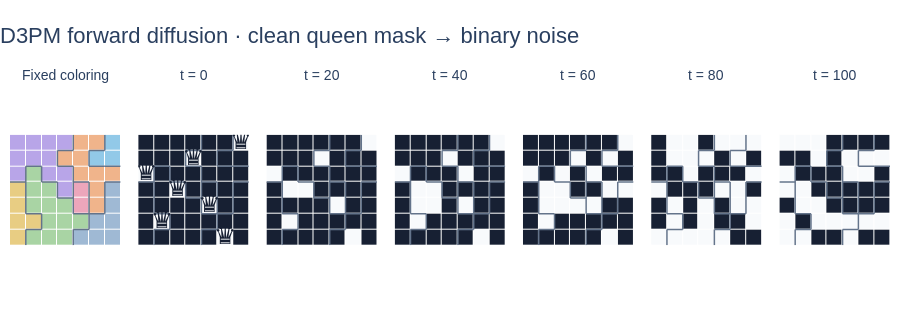

The cell this chart's notebook holds for it:
### Markdown cell above
## 2. Binary forward diffusion

Write the clean queen mask as $x_0 \in \{0,1\}^{7\times7}$ and the fixed
region map as $c$. **Only $x$ is noised; $c$ is never corrupted.**

Each forward step independently keeps a cell or replaces it with a fair bit:

$$
Q_t = \alpha_t I + (1-\alpha_t)U,\qquad
U=\tfrac12\mathbf{1}\mathbf{1}^{\mathsf T}.
$$

For $\bar\alpha_t=\prod_{s=1}^t\alpha_s$, the cumulative transition is

$$
\bar Q_t=\bar\alpha_t I+(1-\bar\alpha_t)U,\qquad
q(x_t^i\mid x_0^i)=\bar Q_t[x_0^i,x_t^i].
$$

Use a cosine schedule with $T=100$ and offset $s=0.008$:

$$
\bar\alpha_t =
\frac{\cos^2\!\left(\frac{t/T+s}{1+s}\frac{\pi}{2}\right)}
     {\cos^2\!\left(\frac{s}{1+s}\frac{\pi}{2}\right)},\qquad
\bar\alpha_0=1,\quad \bar\alpha_T=0.
$$

The terminal state is **exactly independent Bernoulli(1/2) noise**.
Training draws any $x_t$ directly from $\bar Q_t$; the visualization below
follows the actual Markov chain using successive $Q_t$ transitions.
Dark cells are 0 and light cells are 1. The first panel shows the unchanged
coloring supplied to the network.

### Code cell
DIFFUSION_CONFIG = dict(steps=DIFFUSION_STEPS, cosine_offset=0.008)


def make_diffusion(config, device):
    steps = int(config["steps"])
    offset = float(config["cosine_offset"])
    if steps < 1 or offset < 0:
        raise ValueError("Use a positive step count and a nonnegative cosine offset.")
    times = torch.linspace(0, 1, steps + 1, dtype=torch.float64)
    alpha_bar = torch.cos((times + offset) / (1 + offset) * torch.pi / 2).square()
    alpha_bar /= alpha_bar[0].clone()
    alpha_bar[0], alpha_bar[-1] = 1.0, 0.0
    retention = torch.ones_like(alpha_bar)
    retention[1:] = alpha_bar[1:] / alpha_bar[:-1]
    identity = torch.eye(NUM_CLASSES, dtype=torch.float64)
    uniform = torch.full_like(identity, 1.0 / NUM_CLASSES)
    transitions = (
        retention[:, None, None] * identity + (1 - retention[:, None, None]) * uniform
    )
    cumulative = (
        alpha_bar[:, None, None] * identity + (1 - alpha_bar[:, None, None]) * uniform
    )
    # Index order: [t, observed x_t, possible clean x_0, previous x_{t-1}].
    joint = torch.zeros(steps + 1, 2, 2, 2, dtype=torch.float64)
    for time in range(1, steps + 1):
        joint[time] = torch.einsum(
            "kj,ak->jak", transitions[time], cumulative[time - 1]
        )
    posterior = joint / joint.sum(dim=-1, keepdim=True).clamp_min(1e-30)
    return {
        "alpha_bar": alpha_bar.to(device=device, dtype=torch.float32),
        "retention": retention.to(device=device, dtype=torch.float32),
        "joint_log": joint.log().to(device=device, dtype=torch.float32),
        "posterior": posterior.to(device=device, dtype=torch.float32),
    }


diffusion = make_diffusion(DIFFUSION_CONFIG, DEVICE)


def q_sample(clean, timesteps, generator=None):
    alpha_bar = diffusion["alpha_bar"].to(clean.device)[timesteps]
    flip_probability = (1 - alpha_bar[:, None, None]) / 2
    flips = (
        torch.rand(clean.shape, device=clean.device, generator=generator)
        < flip_probability
    )
    return clean.long() ^ flips.long()


FORWARD_TIMESTEPS = tuple(
    sorted(set(np.rint(np.linspace(0, DIFFUSION_STEPS, 6)).astype(int)))
)
forward_index = int(splits["validation"][0])
forward_coloring = regions[forward_index]
forward_state = torch.as_tensor(
    queen_masks[forward_index], dtype=torch.long, device=DEVICE
)
forward_generator = torch.Generator(device=DEVICE).manual_seed(SEED + 101)
forward_snapshots = {0: forward_state.cpu().numpy().copy()}
for time in range(1, DIFFUSION_STEPS + 1):
    flip_probability = (1 - diffusion["retention"][time]) / 2
    flips = (
        torch.rand(forward_state.shape, device=DEVICE, generator=forward_generator)
        < flip_probability
    )
    forward_state = forward_state ^ flips.long()
    if time in FORWARD_TIMESTEPS:
        forward_snapshots[time] = forward_state.cpu().numpy().copy()
fig = make_subplots(
    rows=1,
    cols=len(FORWARD_TIMESTEPS) + 1,
    subplot_titles=["Fixed coloring"] + [f"t = {time}" for time in FORWARD_TIMESTEPS],
    horizontal_spacing=0.02,
)
add_board(fig, forward_coloring, forward_coloring, 1, 1)
for col, time in enumerate(FORWARD_TIMESTEPS, start=2):
    add_mask(fig, forward_snapshots[time], forward_coloring, 1, col, queens=time == 0)
style_boards(fig, "D3PM forward diffusion · clean queen mask → binary noise").show(
    config=PLOT_CONFIG
)

### Figure 1 — Plotly figure (JSON) as saved in the notebook; plotly's stock layout.template omitted (floating-point values rounded to 4 significant figures)
{"data": [{"colorscale": [[0, "#B8A5E8"], [0.125, "#B8A5E8"], [0.125, "#F0B48B"], [0.25, "#F0B48B"], [0.25, "#92C9E8"], [0.375, "#92C9E8"], [0.375, "#A9D4A4"], [0.5, "#A9D4A4"], [0.5, "#E8CD83"], [0.625, "#E8CD83"], [0.625, "#ECA6BB"], [0.75, "#ECA6BB"], [0.75, "#9FB9D4"], [0.875, "#9FB9D4"], [0.875, "#F1F3F5"], [1, "#F1F3F5"]], "customdata": [[0, 0, 0, 0, 1, 1, 2], [0, 0, 0, 1, 1, 2, 2], [0, 3, 0, 0, 1, 1, 1], [4, 3, 3, 0, 5, 1, 6], [4, 3, 3, 3, 5, 1, 6], [4, 4, 3, 3, 3, 6, 6], [4, 3, 3, 3, 6, 6, 6]], "hovertemplate": "row=%{y}, col=%{x}<br>region=%{customdata}<br>token=%{z}<extra></extra>", "showscale": false, "type": "heatmap", "xaxis": "x", "xgap": 1, "yaxis": "y", "ygap": 1, "z": [[0, 0, 0, 0, 1, 1, 2], [0, 0, 0, 1, 1, 2, 2], [0, 3, 0, 0, 1, 1, 1], [4, 3, 3, 0, 5, 1, 6], [4, 3, 3, 3, 5, 1, 6], [4, 4, 3, 3, 3, 6, 6], [4, 3, 3, 3, 6, 6, 6]], "zmax": 7.5, "zmin": -0.5}, {"hoverinfo": "skip", "line": {"color": "#64748B", "width": 1.5}, "mode": "lines", "showlegend": false, "type": "scatter", "x": [3.5, 3.5, null, 2.5, 3.5, null, 5.5, 5.5, null, 4.5, 5.5, null, 0.5, 1.5, null, 2.5, 2.5, null, 2.5, 3.5, null, 4.5, 4.5, null, 4.5, 5.5, null, 5.5, 6.5, null, 0.5, 0.5, null, -0.5, 0.5, null, 1.5, 1.5, null, 1.5, 2.5, null, 3.5, 3.5, null, 3.5, 4.5, null, 5.5, 6.5, null, 0.5, 0.5, null, 2.5, 2.5, null, 3.5, 3.5, null, 2.5, 3.5, null, 4.5, 4.5, null, 5.5, 5.5, null, 0.5, 0.5, null, 0.5, 1.5, null, 3.5, 3.5, null, 4.5, 4.5, null, 3.5, 4.5, null, 5.5, 5.5, null, 4.5, 5.5, null, 1.5, 1.5, null, 0.5, 1.5, null, 4.5, 4.5, null, 3.5, 4.5, null, 0.5, 0.5, null, 3.5, 3.5, null], "xaxis": "x", "y": [-0.5, 0.5, null, 0.5, 0.5, null, -0.5, 0.5, null, 0.5, 0.5, null, 1.5, 1.5, null, 0.5, 1.5, null, 1.5, 1.5, null, 0.5, 1.5, null, 1.5, 1.5, null, 1.5, 1.5, null, 1.5, 2.5, null, 2.5, 2.5, null, 1.5, 2.5, null, 2.5, 2.5, null, 1.5, 2.5, null, 2.5, 2.5, null, 2.5, 2.5, null, 2.5, 3.5, null, 2.5, 3.5, null, 2.5, 3.5, null, 3.5, 3.5, null, 2.5, 3.5, null, 2.5, 3.5, null, 3.5, 4.5, null, 4.5, 4.5, null, 3.5, 4.5, null, 3.5, 4.5, null, 4.5, 4.5, null, 3.5, 4.5, null, 4.5, 4.5, null, 4.5, 5.5, null, 5.5, 5.5, null, 4.5, 5.5, null, 5.5, 5.5, null, 5.5, 6.5, null, 5.5, 6.5, null], "yaxis": "y"}, {"colorscale": [[0, "#172033"], [0.5, "#172033"], [0.5, "#F8FAFC"], [1, "#F8FAFC"]], "customdata": [[0, 0, 0, 0, 1, 1, 2], [0, 0, 0, 1, 1, 2, 2], [0, 3, 0, 0, 1, 1, 1], [4, 3, 3, 0, 5, 1, 6], [4, 3, 3, 3, 5, 1, 6], [4, 4, 3, 3, 3, 6, 6], [4, 3, 3, 3, 6, 6, 6]], "hovertemplate": "row=%{y}, col=%{x}<br>region=%{customdata}<br>queen=%{z}<extra></extra>", "showscale": false, "type": "heatmap", "xaxis": "x2", "xgap": 1, "yaxis": "y2", "ygap": 1, "z": [[0, 0, 0, 0, 0, 0, 1], [0, 0, 0, 1, 0, 0, 0], [1, 0, 0, 0, 0, 0, 0], [0, 0, 1, 0, 0, 0, 0], [0, 0, 0, 0, 1, 0, 0], [0, 1, 0, 0, 0, 0, 0], [0, 0, 0, 0, 0, 1, 0]], "zmax": 1.5, "zmin": -0.5}, {"hoverinfo": "skip", "line": {"color": "#64748B", "width": 1.5}, "mode": "lines", "showlegend": false, "type": "scatter", "x": [3.5, 3.5, null, 2.5, 3.5, null, 5.5, 5.5, null, 4.5, 5.5, null, 0.5, 1.5, null, 2.5, 2.5, null, 2.5, 3.5, null, 4.5, 4.5, null, 4.5, 5.5, null, 5.5, 6.5, null, 0.5, 0.5, null, -0.5, 0.5, null, 1.5, 1.5, null, 1.5, 2.5, null, 3.5, 3.5, null, 3.5, 4.5, null, 5.5, 6.5, null, 0.5, 0.5, null, 2.5, 2.5, null, 3.5, 3.5, null, 2.5, 3.5, null, 4.5, 4.5, null, 5.5, 5.5, null, 0.5, 0.5, null, 0.5, 1.5, null, 3.5, 3.5, null, 4.5, 4.5, null, 3.5, 4.5, null, 5.5, 5.5, null, 4.5, 5.5, null, 1.5, 1.5, null, 0.5, 1.5, null, 4.5, 4.5, null, 3.5, 4.5, null, 0.5, 0.5, null, 3.5, 3.5, null], "xaxis": "x2", "y": [-0.5, 0.5, null, 0.5, 0.5, null, -0.5, 0.5, null, 0.5, 0.5, null, 1.5, 1.5, null, 0.5, 1.5, null, 1.5, 1.5, null, 0.5, 1.5, null, 1.5, 1.5, null, 1.5, 1.5, null, 1.5, 2.5, null, 2.5, 2.5, null, 1.5, 2.5, null, 2.5, 2.5, null, 1.5, 2.5, null, 2.5, 2.5, null, 2.5, 2.5, null, 2.5, 3.5, null, 2.5, 3.5, null, 2.5, 3.5, null, 3.5, 3.5, null, 2.5, 3.5, null, 2.5, 3.5, null, 3.5, 4.5, null, 4.5, 4.5, null, 3.5, 4.5, null, 3.5, 4.5, null, 4.5, 4.5, null, 3.5, 4.5, null, 4.5, 4.5, null, 4.5, 5.5, null, 5.5, 5.5, null, 4.5, 5.5, null, 5.5, 5.5, null, 5.5, 6.5, null, 5.5, 6.5, null], "yaxis": "y2"}, {"hoverinfo": "skip", "mode": "text", "showlegend": false, "text": ["♛", "♛", "♛", "♛", "♛", "♛", "♛"], "textfont": {"color": "#172033", "size": 25}, "type": "scatter", "x": [6, 3, 0, 2, 4, 1, 5], "xaxis": "x2", "y": [0, 1, 2, 3, 4, 5, 6], "yaxis": "y2"}, {"colorscale": [[0, "#172033"], [0.5, "#172033"], [0.5, "#F8FAFC"], [1, "#F8FAFC"]], "customdata": [[0, 0, 0, 0, 1, 1, 2], [0, 0, 0, 1, 1, 2, 2], [0, 3, 0, 0, 1, 1, 1], [4, 3, 3, 0, 5, 1, 6], [4, 3, 3, 3, 5, 1, 6], [4, 4, 3, 3, 3, 6, 6], [4, 3, 3, 3, 6, 6, 6]], "hovertemplate": "row=%{y}, col=%{x}<br>region=%{customdata}<br>queen=%{z}<extra></extra>", "showscale": false, "type": "heatmap", "xaxis": "x3", "xgap": 1, "yaxis": "y3", "ygap": 1, "z": [[0, 0, 0, 0, 0, 0, 1], [0, 0, 0, 1, 0, 0, 0], [1, 0, 0, 0, 0, 0, 0], [0, 1, 1, 0, 0, 0, 0], [0, 0, 0, 0, 1, 0, 0], [0, 1, 0, 0, 0, 0, 0], [0, 0, 0, 0, 0, 1, 0]], "zmax": 1.5, "zmin": -0.5}, {"hoverinfo": "skip", "line": {"color": "#64748B", "width": 1.5}, "mode": "lines", "showlegend": false, "type": "scatter", "x": [3.5, 3.5, null, 2.5, 3.5, null, 5.5, 5.5, null, 4.5, 5.5, null, 0.5, 1.5, null, 2.5, 2.5, null, 2.5, 3.5, null, 4.5, 4.5, null, 4.5, 5.5, null, 5.5, 6.5, null, 0.5, 0.5, null, -0.5, 0.5, null, 1.5, 1.5, null, 1.5, 2.5, null, 3.5, 3.5, null, 3.5, 4.5, null, 5.5, 6.5, null, 0.5, 0.5, null, 2.5, 2.5, null, 3.5, 3.5, null, 2.5, 3.5, null, 4.5, 4.5, null, 5.5, 5.5, null, 0.5, 0.5, null, 0.5, 1.5, null, 3.5, 3.5, null, 4.5, 4.5, null, 3.5, 4.5, null, 5.5, 5.5, null, 4.5, 5.5, null, 1.5, 1.5, null, 0.5, 1.5, null, 4.5, 4.5, null, 3.5, 4.5, null, 0.5, 0.5, null, 3.5, 3.5, null], "xaxis": "x3", "y": [-0.5, 0.5, null, 0.5, 0.5, null, -0.5, 0.5, null, 0.5, 0.5, null, 1.5, 1.5, null, 0.5, 1.5, null, 1.5, 1.5, null, 0.5, 1.5, null, 1.5, 1.5, null, 1.5, 1.5, null, 1.5, 2.5, null, 2.5, 2.5, null, 1.5, 2.5, null, 2.5, 2.5, null, 1.5, 2.5, null, 2.5, 2.5, null, 2.5, 2.5, null, 2.5, 3.5, null, 2.5, 3.5, null, 2.5, 3.5, null, 3.5, 3.5, null, 2.5, 3.5, null, 2.5, 3.5, null, 3.5, 4.5, null, 4.5, 4.5, null, 3.5, 4.5, null, 3.5, 4.5, null, 4.5, 4.5, null, 3.5, 4.5, null, 4.5, 4.5, null, 4.5, 5.5, null, 5.5, 5.5, null, 4.5, 5.5, null, 5.5, 5.5, null, 5.5, 6.5, null, 5.5, 6.5, null], "yaxis": "y3"}, {"colorscale": [[0, "#172033"], [0.5, "#172033"], [0.5, "#F8FAFC"], [1, "#F8FAFC"]], "customdata": [[0, 0, 0, 0, 1, 1, 2], [0, 0, 0, 1, 1, 2, 2], [0, 3, 0, 0, 1, 1, 1], [4, 3, 3, 0, 5, 1, 6], [4, 3, 3, 3, 5, 1, 6], [4, 4, 3, 3, 3, 6, 6], [4, 3, 3, 3, 6, 6, 6]], "hovertemplate": "row=%{y}, col=%{x}<br>region=%{customdata}<br>queen=%{z}<extra></extra>", "showscale": false, "type": "heatmap", "xaxis": "x4", "xgap": 1, "yaxis": "y4", "ygap": 1, "z": [[0, 0, 0, 0, 0, 0, 1], [0, 0, 0, 1, 0, 0, 0], [1, 0, 0, 0, 1, 0, 0], [0, 1, 1, 0, 0, 0, 0], [0, 1, 1, 0, 1, 0, 0], [0, 1, 0, 0, 0, 0, 0], [0, 0, 0, 0, 0, 1, 0]], "zmax": 1.5, "zmin": -0.5}, {"hoverinfo": "skip", "line": {"color": "#64748B", "width": 1.5}, "mode": "lines", "showlegend": false, "type": "scatter", "x": [3.5, 3.5, null, 2.5, 3.5, null, 5.5, 5.5, null, 4.5, 5.5, null, 0.5, 1.5, null, 2.5, 2.5, null, 2.5, 3.5, null, 4.5, 4.5, null, 4.5, 5.5, null, 5.5, 6.5, null, 0.5, 0.5, null, -0.5, 0.5, null, 1.5, 1.5, null, 1.5, 2.5, null, 3.5, 3.5, null, 3.5, 4.5, null, 5.5, 6.5, null, 0.5, 0.5, null, 2.5, 2.5, null, 3.5, 3.5, null, 2.5, 3.5, null, 4.5, 4.5, null, 5.5, 5.5, null, 0.5, 0.5, null, 0.5, 1.5, null, 3.5, 3.5, null, 4.5, 4.5, null, 3.5, 4.5, null, 5.5, 5.5, null, 4.5, 5.5, null, 1.5, 1.5, null, 0.5, 1.5, null, 4.5, 4.5, null, 3.5, 4.5, null, 0.5, 0.5, null, 3.5, 3.5, null], "xaxis": "x4", "y": [-0.5, 0.5, null, 0.5, 0.5, null, -0.5, 0.5, null, 0.5, 0.5, null, 1.5, 1.5, null, 0.5, 1.5, null, 1.5, 1.5, null, 0.5, 1.5, null, 1.5, 1.5, null, 1.5, 1.5, null, 1.5, 2.5, null, 2.5, 2.5, null, 1.5, 2.5, null, 2.5, 2.5, null, 1.5, 2.5, null, 2.5, 2.5, null, 2.5, 2.5, null, 2.5, 3.5, null, 2.5, 3.5, null, 2.5, 3.5, null, 3.5, 3.5, null, 2.5, 3.5, null, 2.5, 3.5, null, 3.5, 4.5, null, 4.5, 4.5, null, 3.5, 4.5, null, 3.5, 4.5, null, 4.5, 4.5, null, 3.5, 4.5, null, 4.5, 4.5, null, 4.5, 5.5, null, 5.5, 5.5, null, 4.5, 5.5, null, 5.5, 5.5, null, 5.5, 6.5, null, 5.5, 6.5, null], "yaxis": "y4"}, {"colorscale": [[0, "#172033"], [0.5, "#172033"], [0.5, "#F8FAFC"], [1, "#F8FAFC"]], "customdata": [[0, 0, 0, 0, 1, 1, 2], [0, 0, 0, 1, 1, 2, 2], [0, 3, 0, 0, 1, 1, 1], [4, 3, 3, 0, 5, 1, 6], [4, 3, 3, 3, 5, 1, 6], [4, 4, 3, 3, 3, 6, 6], [4, 3, 3, 3, 6, 6, 6]], "hovertemplate": "row=%{y}, col=%{x}<br>region=%{customdata}<br>queen=%{z}<extra></extra>", "showscale": false, "type": "heatmap", "xaxis": "x5", "xgap": 1, "yaxis": "y5", "ygap": 1, "z": [[0, 0, 0, 0, 0, 0, 1], [0, 0, 0, 1, 0, 1, 0], [1, 0, 1, 0, 1, 0, 0], [0, 1, 1, 0, 0, 1, 1], [0, 1, 1, 1, 1, 0, 0], [0, 1, 0, 0, 0, 0, 0], [0, 0, 0, 0, 0, 1, 0]], "zmax": 1.5, "zmin": -0.5}, {"hoverinfo": "skip", "line": {"color": "#64748B", "width": 1.5}, "mode": "lines", "showlegend": false, "type": "scatter", "x": [3.5, 3.5, null, 2.5, 3.5, null, 5.5, 5.5, null, 4.5, 5.5, null, 0.5, 1.5, null, 2.5, 2.5, null, 2.5, 3.5, null, 4.5, 4.5, null, 4.5, 5.5, null, 5.5, 6.5, null, 0.5, 0.5, null, -0.5, 0.5, null, 1.5, 1.5, null, 1.5, 2.5, null, 3.5, 3.5, null, 3.5, 4.5, null, 5.5, 6.5, null, 0.5, 0.5, null, 2.5, 2.5, null, 3.5, 3.5, null, 2.5, 3.5, null, 4.5, 4.5, null, 5.5, 5.5, null, 0.5, 0.5, null, 0.5, 1.5, null, 3.5, 3.5, null, 4.5, 4.5, null, 3.5, 4.5, null, 5.5, 5.5, null, 4.5, 5.5, null, 1.5, 1.5, null, 0.5, 1.5, null, 4.5, 4.5, null, 3.5, 4.5, null, 0.5, 0.5, null, 3.5, 3.5, null], "xaxis": "x5", "y": [-0.5, 0.5, null, 0.5, 0.5, null, -0.5, 0.5, null, 0.5, 0.5, null, 1.5, 1.5, null, 0.5, 1.5, null, 1.5, 1.5, null, 0.5, 1.5, null, 1.5, 1.5, null, 1.5, 1.5, null, 1.5, 2.5, null, 2.5, 2.5, null, 1.5, 2.5, null, 2.5, 2.5, null, 1.5, 2.5, null, 2.5, 2.5, null, 2.5, 2.5, null, 2.5, 3.5, null, 2.5, 3.5, null, 2.5, 3.5, null, 3.5, 3.5, null, 2.5, 3.5, null, 2.5, 3.5, null, 3.5, 4.5, null, 4.5, 4.5, null, 3.5, 4.5, null, 3.5, 4.5, null, 4.5, 4.5, null, 3.5, 4.5, null, 4.5, 4.5, null, 4.5, 5.5, null, 5.5, 5.5, null, 4.5, 5.5, null, 5.5, 5.5, null, 5.5, 6.5, null, 5.5, 6.5, null], "yaxis": "y5"}, {"colorscale": [[0, "#172033"], [0.5, "#172033"], [0.5, "#F8FAFC"], [1, "#F8FAFC"]], "customdata": [[0, 0, 0, 0, 1, 1, 2], [0, 0, 0, 1, 1, 2, 2], [0, 3, 0, 0, 1, 1, 1], [4, 3, 3, 0, 5, 1, 6], [4, 3, 3, 3, 5, 1, 6], [4, 4, 3, 3, 3, 6, 6], [4, 3, 3, 3, 6, 6, 6]], "hovertemplate": "row=%{y}, col=%{x}<br>region=%{customdata}<br>queen=%{z}<extra></extra>", "showscale": false, "type": "heatmap", "xaxis": "x6", "xgap": 1, "yaxis": "y6", "ygap": 1, "z": [[0, 1, 1, 0, 1, 1, 1], [0, 1, 1, 1, 0, 1, 0], [0, 0, 1, 0, 0, 0, 1], [1, 0, 0, 0, 1, 1, 0], [0, 1, 0, 1, 0, 1, 1], [0, 1, 0, 1, 0, 0, 1], [1, 1, 1, 1, 1, 0, 0]], "zmax": 1.5, "zmin": -0.5}, {"hoverinfo": "skip", "line": {"color": "#64748B", "width": 1.5}, "mode": "lines", "showlegend": false, "type": "scatter", "x": [3.5, 3.5, null, 2.5, 3.5, null, 5.5, 5.5, null, 4.5, 5.5, null, 0.5, 1.5, null, 2.5, 2.5, null, 2.5, 3.5, null, 4.5, 4.5, null, 4.5, 5.5, null, 5.5, 6.5, null, 0.5, 0.5, null, -0.5, 0.5, null, 1.5, 1.5, null, 1.5, 2.5, null, 3.5, 3.5, null, 3.5, 4.5, null, 5.5, 6.5, null, 0.5, 0.5, null, 2.5, 2.5, null, 3.5, 3.5, null, 2.5, 3.5, null, 4.5, 4.5, null, 5.5, 5.5, null, 0.5, 0.5, null, 0.5, 1.5, null, 3.5, 3.5, null, 4.5, 4.5, null, 3.5, 4.5, null, 5.5, 5.5, null, 4.5, 5.5, null, 1.5, 1.5, null, 0.5, 1.5, null, 4.5, 4.5, null, 3.5, 4.5, null, 0.5, 0.5, null, 3.5, 3.5, null], "xaxis": "x6", "y": [-0.5, 0.5, null, 0.5, 0.5, null, -0.5, 0.5, null, 0.5, 0.5, null, 1.5, 1.5, null, 0.5, 1.5, null, 1.5, 1.5, null, 0.5, 1.5, null, 1.5, 1.5, null, 1.5, 1.5, null, 1.5, 2.5, null, 2.5, 2.5, null, 1.5, 2.5, null, 2.5, 2.5, null, 1.5, 2.5, null, 2.5, 2.5, null, 2.5, 2.5, null, 2.5, 3.5, null, 2.5, 3.5, null, 2.5, 3.5, null, 3.5, 3.5, null, 2.5, 3.5, null, 2.5, 3.5, null, 3.5, 4.5, null, 4.5, 4.5, null, 3.5, 4.5, null, 3.5, 4.5, null, 4.5, 4.5, null, 3.5, 4.5, null, 4.5, 4.5, null, 4.5, 5.5, null, 5.5, 5.5, null, 4.5, 5.5, null, 5.5, 5.5, null, 5.5, 6.5, null, 5.5, 6.5, null], "yaxis": "y6"}, {"colorscale": [[0, "#172033"], [0.5, "#172033"], [0.5, "#F8FAFC"], [1, "#F8FAFC"]], "customdata": [[0, 0, 0, 0, 1, 1, 2], [0, 0, 0, 1, 1, 2, 2], [0, 3, 0, 0, 1, 1, 1], [4, 3, 3, 0, 5, 1, 6], [4, 3, 3, 3, 5, 1, 6], [4, 4, 3, 3, 3, 6, 6], [4, 3, 3, 3, 6, 6, 6]], "hovertemplate": "row=%{y}, col=%{x}<br>region=%{customdata}<br>queen=%{z}<extra></extra>", "showscale": false, "type": "heatmap", "xaxis": "x7", "xgap": 1, "yaxis": "y7", "ygap": 1, "z": [[1, 1, 1, 0, 0, 0, 0], [0, 0, 1, 0, 1, 1, 1], [1, 0, 0, 0, 1, 1, 0], [1, 1, 0, 0, 0, 0, 0], [0, 1, 1, 0, 0, 0, 0], [1, 0, 1, 1, 1, 1, 1], [1, 1, 0, 0, 1, 0, 0]], "zmax": 1.5, "zmin": -0.5}, {"hoverinfo": "skip", "line": {"color": "#64748B", "width": 1.5}, "mode": "lines", "showlegend": false, "type": "scatter", "x": [3.5, 3.5, null, 2.5, 3.5, null, 5.5, 5.5, null, 4.5, 5.5, null, 0.5, 1.5, null, 2.5, 2.5, null, 2.5, 3.5, null, 4.5, 4.5, null, 4.5, 5.5, null, 5.5, 6.5, null, 0.5, 0.5, null, -0.5, 0.5, null, 1.5, 1.5, null, 1.5, 2.5, null, 3.5, 3.5, null, 3.5, 4.5, null, 5.5, 6.5, null, 0.5, 0.5, null, 2.5, 2.5, null, 3.5, 3.5, null, 2.5, 3.5, null, 4.5, 4.5, null, 5.5, 5.5, null, 0.5, 0.5, null, 0.5, 1.5, null, 3.5, 3.5, null, 4.5, 4.5, null, 3.5, 4.5, null, 5.5, 5.5, null, 4.5, 5.5, null, 1.5, 1.5, null, 0.5, 1.5, null, 4.5, 4.5, null, 3.5, 4.5, null, 0.5, 0.5, null, 3.5, 3.5, null], "xaxis": "x7", "y": [-0.5, 0.5, null, 0.5, 0.5, null, -0.5, 0.5, null, 0.5, 0.5, null, 1.5, 1.5, null, 0.5, 1.5, null, 1.5, 1.5, null, 0.5, 1.5, null, 1.5, 1.5, null, 1.5, 1.5, null, 1.5, 2.5, null, 2.5, 2.5, null, 1.5, 2.5, null, 2.5, 2.5, null, 1.5, 2.5, null, 2.5, 2.5, null, 2.5, 2.5, null, 2.5, 3.5, null, 2.5, 3.5, null, 2.5, 3.5, null, 3.5, 3.5, null, 2.5, 3.5, null, 2.5, 3.5, null, 3.5, 4.5, null, 4.5, 4.5, null, 3.5, 4.5, null, 3.5, 4.5, null, 4.5, 4.5, null, 3.5, 4.5, null, 4.5, 4.5, null, 4.5, 5.5, null, 5.5, 5.5, null, 4.5, 5.5, null, 5.5, 5.5, null, 5.5, 6.5, null, 5.5, 6.5, null], "yaxis": "y7"}], "layout": {"annotations": [{"font": {"size": 14}, "showarrow": false, "text": "Fixed coloring", "x": 0.06286, "xanchor": "center", "xref": "paper", "y": 1, "yanchor": "bottom", "yref": "paper"}, {"font": {"size": 14}, "showarrow": false, "text": "t = 0", "x": 0.2086, "xanchor": "center", "xref": "paper", "y": 1, "yanchor": "bottom", "yref": "paper"}, {"font": {"size": 14}, "showarrow": false, "text": "t = 20", "x": 0.3543, "xanchor": "center", "xref": "paper", "y": 1, "yanchor": "bottom", "yref": "paper"}, {"font": {"size": 14}, "showarrow": false, "text": "t = 40", "x": 0.5, "xanchor": "center", "xref": "paper", "y": 1, "yanchor": "bottom", "yref": "paper"}, {"font": {"size": 14}, "showarrow": false, "text": "t = 60", "x": 0.6457, "xanchor": "center", "xref": "paper", "y": 1, "yanchor": "bottom", "yref": "paper"}, {"font": {"size": 14}, "showarrow": false, "text": "t = 80", "x": 0.7914, "xanchor": "center", "xref": "paper", "y": 1, "yanchor": "bottom", "yref": "paper"}, {"font": {"size": 14}, "showarrow": false, "text": "t = 100", "x": 0.9371, "xanchor": "center", "xref": "paper", "y": 1, "yanchor": "bottom", "yref": "paper"}], "autosize": true, "font": {"family": "Arial, sans-serif", "size": 15}, "height": 315, "margin": {"b": 20, "l": 10, "r": 10, "t": 85}, "showlegend": false, "title": {"font": {"size": 22}, "text": "D3PM forward diffusion · clean queen mask → binary noise", "x": 0}, "xaxis": {"anchor": "y", "constrain": "domain", "domain": [0, 0.1257], "fixedrange": true, "range": [-0.5, 6.5], "showgrid": false, "showticklabels": false, "zeroline": false}, "xaxis2": {"anchor": "y2", "constrain": "domain", "domain": [0.1457, 0.2714], "fixedrange": true, "range": [-0.5, 6.5], "showgrid": false, "showticklabels": false, "zeroline": false}, "xaxis3": {"anchor": "y3", "constrain": "domain", "domain": [0.2914, 0.4171], "fixedrange": true, "range": [-0.5, 6.5], "showgrid": false, "showticklabels": false, "zeroline": false}, "xaxis4": {"anchor": "y4", "constrain": "domain", "domain": [0.4371, 0.5629], "fixedrange": true, "range": [-0.5, 6.5], "showgrid": false, "showticklabels": false, "zeroline": false}, "xaxis5": {"anchor": "y5", "constrain": "domain", "domain": [0.5829, 0.7086], "fixedrange": true, "range": [-0.5, 6.5], "showgrid": false, "showticklabels": false, "zeroline": false}, "xaxis6": {"anchor": "y6", "constrain": "domain", "domain": [0.7286, 0.8543], "fixedrange": true, "range": [-0.5, 6.5], "showgrid": false, "showticklabels": false, "zeroline": false}, "xaxis7": {"anchor": "y7", "constrain": "domain", "domain": [0.8743, 1], "fixedrange": true, "range": [-0.5, 6.5], "showgrid": false, "showticklabels": false, "zeroline": false}, "yaxis": {"anchor": "x", "constrain": "domain", "domain": [0, 1], "fixedrange": true, "range": [6.5, -0.5], "scaleanchor": "x", "scaleratio": 1, "showgrid": false, "showticklabels": false, "zeroline": false}, "yaxis2": {"anchor": "x2", "constrain": "domain", "domain": [0, 1], "fixedrange": true, "range": [6.5, -0.5], "scaleanchor": "x2", "scaleratio": 1, "showgrid": false, "showticklabels": false, "zeroline": false}, "yaxis3": {"anchor": "x3", "constrain": "domain", "domain": [0, 1], "fixedrange": true, "range": [6.5, -0.5], "scaleanchor": "x3", "scaleratio": 1, "showgrid": false, "showticklabels": false, "zeroline": false}, "yaxis4": {"anchor": "x4", "constrain": "domain", "domain": [0, 1], "fixedrange": true, "range": [6.5, -0.5], "scaleanchor": "x4", "scaleratio": 1, "showgrid": false, "showticklabels": false, "zeroline": false}, "yaxis5": {"anchor": "x5", "constrain": "domain", "domain": [0, 1], "fixedrange": true, "range": [6.5, -0.5], "scaleanchor": "x5", "scaleratio": 1, "showgrid": false, "showticklabels": false, "zeroline": false}, "yaxis6": {"anchor": "x6", "constrain": "domain", "domain": [0, 1], "fixedrange": true, "range": [6.5, -0.5], "scaleanchor": "x6", "scaleratio": 1, "showgrid": false, "showticklabels": false, "zeroline": false}, "yaxis7": {"anchor": "x7", "constrain": "domain", "domain": [0, 1], "fixedrange": true, "range": [6.5, -0.5], "scaleanchor": "x7", "scaleratio": 1, "showgrid": false, "showticklabels": false, "zeroline": false}}}
